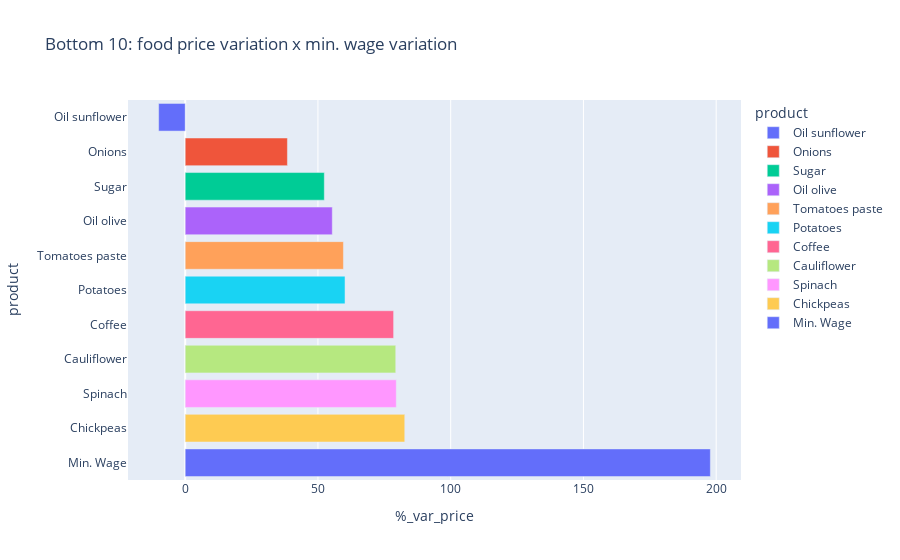

Notebook cell for this chart:
### Code cell
fig5 = px.bar(food_salary_variation_bottom, x='%_var_price', y='product', color = 'product', title = 'Bottom 10: food price variation x min. wage variation')
fig5.write_image("images/fig5.jpeg")
fig5.show()

### Figure 1 — Plotly figure (JSON) as saved in the notebook; plotly's stock layout.template omitted (floating-point values rounded to 4 significant figures)
{"data": [{"alignmentgroup": "True", "hovertemplate": "product=%{y}<br>%_var_price=%{x}<extra></extra>", "legendgroup": "Oil sunflower", "marker": {"color": "#636efa", "pattern": {"shape": ""}}, "name": "Oil sunflower", "offsetgroup": "Oil sunflower", "orientation": "h", "showlegend": true, "textposition": "auto", "type": "bar", "x": [-10], "xaxis": "x", "y": ["Oil sunflower"], "yaxis": "y"}, {"alignmentgroup": "True", "hovertemplate": "product=%{y}<br>%_var_price=%{x}<extra></extra>", "legendgroup": "Onions", "marker": {"color": "#EF553B", "pattern": {"shape": ""}}, "name": "Onions", "offsetgroup": "Onions", "orientation": "h", "showlegend": true, "textposition": "auto", "type": "bar", "x": [38.5], "xaxis": "x", "y": ["Onions"], "yaxis": "y"}, {"alignmentgroup": "True", "hovertemplate": "product=%{y}<br>%_var_price=%{x}<extra></extra>", "legendgroup": "Sugar", "marker": {"color": "#00cc96", "pattern": {"shape": ""}}, "name": "Sugar", "offsetgroup": "Sugar", "orientation": "h", "showlegend": true, "textposition": "auto", "type": "bar", "x": [52.4], "xaxis": "x", "y": ["Sugar"], "yaxis": "y"}, {"alignmentgroup": "True", "hovertemplate": "product=%{y}<br>%_var_price=%{x}<extra></extra>", "legendgroup": "Oil olive", "marker": {"color": "#ab63fa", "pattern": {"shape": ""}}, "name": "Oil olive", "offsetgroup": "Oil olive", "orientation": "h", "showlegend": true, "textposition": "auto", "type": "bar", "x": [55.4], "xaxis": "x", "y": ["Oil olive"], "yaxis": "y"}, {"alignmentgroup": "True", "hovertemplate": "product=%{y}<br>%_var_price=%{x}<extra></extra>", "legendgroup": "Tomatoes paste", "marker": {"color": "#FFA15A", "pattern": {"shape": ""}}, "name": "Tomatoes paste", "offsetgroup": "Tomatoes paste", "orientation": "h", "showlegend": true, "textposition": "auto", "type": "bar", "x": [59.6], "xaxis": "x", "y": ["Tomatoes paste"], "yaxis": "y"}, {"alignmentgroup": "True", "hovertemplate": "product=%{y}<br>%_var_price=%{x}<extra></extra>", "legendgroup": "Potatoes", "marker": {"color": "#19d3f3", "pattern": {"shape": ""}}, "name": "Potatoes", "offsetgroup": "Potatoes", "orientation": "h", "showlegend": true, "textposition": "auto", "type": "bar", "x": [60.2], "xaxis": "x", "y": ["Potatoes"], "yaxis": "y"}, {"alignmentgroup": "True", "hovertemplate": "product=%{y}<br>%_var_price=%{x}<extra></extra>", "legendgroup": "Coffee", "marker": {"color": "#FF6692", "pattern": {"shape": ""}}, "name": "Coffee", "offsetgroup": "Coffee", "orientation": "h", "showlegend": true, "textposition": "auto", "type": "bar", "x": [78.5], "xaxis": "x", "y": ["Coffee"], "yaxis": "y"}, {"alignmentgroup": "True", "hovertemplate": "product=%{y}<br>%_var_price=%{x}<extra></extra>", "legendgroup": "Cauliflower", "marker": {"color": "#B6E880", "pattern": {"shape": ""}}, "name": "Cauliflower", "offsetgroup": "Cauliflower", "orientation": "h", "showlegend": true, "textposition": "auto", "type": "bar", "x": [79.3], "xaxis": "x", "y": ["Cauliflower"], "yaxis": "y"}, {"alignmentgroup": "True", "hovertemplate": "product=%{y}<br>%_var_price=%{x}<extra></extra>", "legendgroup": "Spinach", "marker": {"color": "#FF97FF", "pattern": {"shape": ""}}, "name": "Spinach", "offsetgroup": "Spinach", "orientation": "h", "showlegend": true, "textposition": "auto", "type": "bar", "x": [79.5], "xaxis": "x", "y": ["Spinach"], "yaxis": "y"}, {"alignmentgroup": "True", "hovertemplate": "product=%{y}<br>%_var_price=%{x}<extra></extra>", "legendgroup": "Chickpeas", "marker": {"color": "#FECB52", "pattern": {"shape": ""}}, "name": "Chickpeas", "offsetgroup": "Chickpeas", "orientation": "h", "showlegend": true, "textposition": "auto", "type": "bar", "x": [82.7], "xaxis": "x", "y": ["Chickpeas"], "yaxis": "y"}, {"alignmentgroup": "True", "hovertemplate": "product=%{y}<br>%_var_price=%{x}<extra></extra>", "legendgroup": "Min. Wage", "marker": {"color": "#636efa", "pattern": {"shape": ""}}, "name": "Min. Wage", "offsetgroup": "Min. Wage", "orientation": "h", "showlegend": true, "textposition": "auto", "type": "bar", "x": [197.8], "xaxis": "x", "y": ["Min. Wage"], "yaxis": "y"}], "layout": {"barmode": "relative", "legend": {"title": {"text": "product"}, "tracegroupgap": 0}, "title": {"text": "Bottom 10: food price variation x min. wage variation"}, "xaxis": {"anchor": "y", "domain": [0, 1], "title": {"text": "%_var_price"}}, "yaxis": {"anchor": "x", "categoryarray": ["Min. Wage", "Chickpeas", "Spinach", "Cauliflower", "Coffee", "Potatoes", "Tomatoes paste", "Oil olive", "Sugar", "Onions", "Oil sunflower"], "categoryorder": "array", "domain": [0, 1], "title": {"text": "product"}}}}
